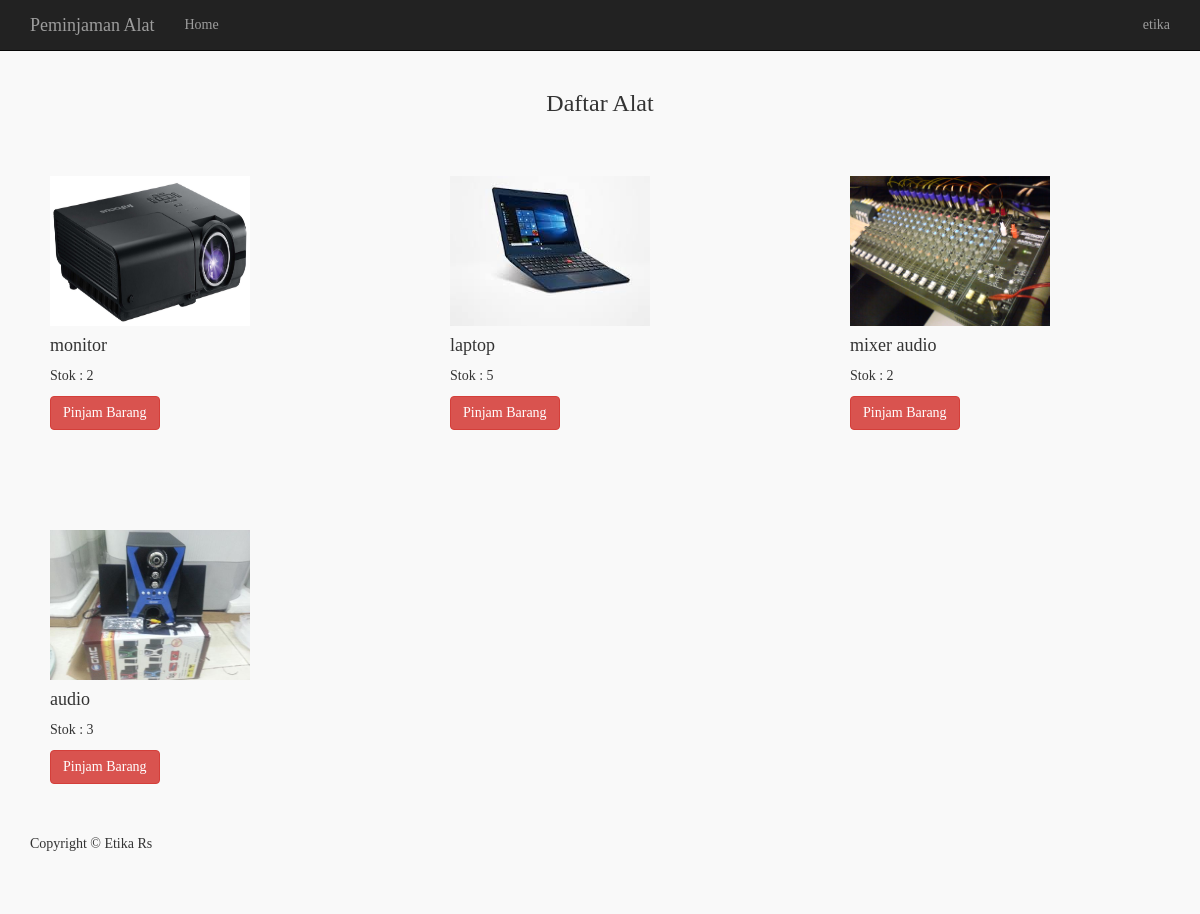
Page /user/index.php (signed in) on the committed database.
### tables this page shows
CREATE TABLE `barang` (
  `id_brg` int(11) NOT NULL,
  `nama_brg` varchar(255) NOT NULL,
  `jenis_brg` varchar(255) NOT NULL,
  `stok_brg` varchar(255) NOT NULL,
  `foto` varchar(300) NOT NULL
);

### user/index.php (the view, shortened to what this page needs)
<!DOCTYPE html>
<html lang="en">
<head>
    <link href="css/bootstrap.min.css" rel="stylesheet">
	<link href="style/style.css" rel="stylesheet" type="text/css">
    <link href="css/shop-homepage.css" rel="stylesheet">
</head>
<body>
    <nav class="navbar navbar-inverse navbar-fixed-top" role="navigation">
        <div class="container">
            <div class="navbar-header">
                <a class="navbar-brand" href="#">Peminjaman Alat</a>
            </div>
            <div class="collapse navbar-collapse" id="bs-example-navbar-collapse-1">
                <ul class="nav navbar-nav">
                    <li>
                        <a href="index.php">Home</a>
                    </li>
                </ul>
                 <ul class="nav navbar-nav navbar-right">
            <li class="dropdown">
              <a class="dropdown-toggle" data-toggle="dropdown">
                <i class="fa fa-user fa-fw"></i><?php   echo $_SESSION['anggota'] ?><i class="fa fa-caret-down"></i>
              </a>
          </li>
          </ul>
            </div>
        </div>
    </nav>
            <h3 style="text-align:center;">Daftar Alat</h3>
<?php
$alat = mysql_query("SELECT * FROM barang") or die(mysql_error());
?>
        <div id="container">
                    <?php
                    while ($row_alat = mysql_fetch_array($alat))
                        {
                            $foto = $row_alat['foto'];
                      ?>
                        <div class="col-md-4" style="padding: 50px">
                            <img src="../images/<?php echo $foto; ?>" width="200" height="150" alt="">
                            <h4><?php  echo $row_alat['nama_brg']; ?></h4>
                            <p>Stok : <?php echo $row_alat['stok_brg']; ?></p>
                            <a href="cartfunction.php?act=add&amp;id_product=<?php echo $row_alat['id_brg']; ?>&amp;ref=view_cart.php" class="btn btn-danger" ><font color="white">Pinjam Barang</font></a>
                        </div>
                    <?php
                         }
                    ?>
    </div>
    <div class="container">
        <footer>
            <div class="row">
                <div class="col-lg-12">
                    <p>Copyright &copy; Etika Rs</p>
                </div>
            </div>
        </footer>
    </div>
</body>
</html>

### user/style/style.css (style rules this page uses)
body { background-color: #F9F9F9; font-family: Georgia, "Times New Roman", Times, serif; }

### user/css/shop-homepage.css (style rules this page uses)
body { padding-top: 70px; }
footer { margin: 50px 0; }

### rows in the picture
barang: foto (picture), nama_brg "monitor", stok_brg "2"
barang: foto (picture), nama_brg "laptop", stok_brg "5"
barang: foto (picture), nama_brg "mixer audio", stok_brg "2"
barang: foto (picture), nama_brg "audio", stok_brg "3"

### other values in the picture
$_SESSION['anggota'] "etika"
